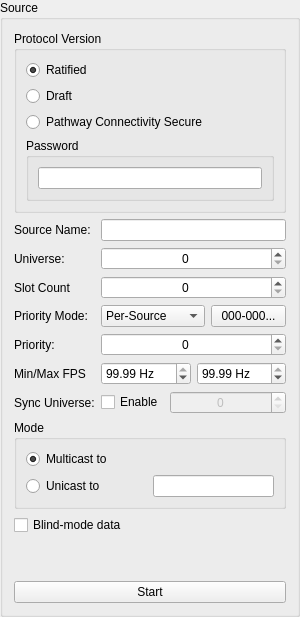
     <widget class="QGroupBox" name="gbSource">
      <property name="sizePolicy">
       <sizepolicy hsizetype="MinimumExpanding" vsizetype="Preferred">
        <horstretch>0</horstretch>
        <verstretch>0</verstretch>
       </sizepolicy>
      </property>
      <property name="minimumSize">
       <size>
        <width>300</width>
        <height>0</height>
       </size>
      </property>
      <property name="focusPolicy">
       <enum>Qt::FocusPolicy::NoFocus</enum>
      </property>
      <property name="title">
       <string>Source</string>
      </property>
      <layout class="QVBoxLayout" name="verticalLayout_11">
       <item>
        <widget class="QFrame" name="frSourceOpts">
         <property name="sizePolicy">
          <sizepolicy hsizetype="MinimumExpanding" vsizetype="MinimumExpanding">
           <horstretch>0</horstretch>
           <verstretch>0</verstretch>
          </sizepolicy>
         </property>
         <property name="frameShape">
          <enum>QFrame::Shape::NoFrame</enum>
         </property>
         <property name="frameShadow">
          <enum>QFrame::Shadow::Plain</enum>
         </property>
         <layout class="QVBoxLayout" name="verticalLayout_12">
          <property name="leftMargin">
           <number>0</number>
          </property>
          <property name="topMargin">
           <number>0</number>
          </property>
          <property name="rightMargin">
           <number>0</number>
          </property>
          <property name="bottomMargin">
           <number>0</number>
          </property>
          <item>
           <widget class="QGroupBox" name="gbProtocolVersion">
            <property name="sizePolicy">
             <sizepolicy hsizetype="MinimumExpanding" vsizetype="Preferred">
              <horstretch>0</horstretch>
              <verstretch>0</verstretch>
             </sizepolicy>
            </property>
            <property name="focusPolicy">
             <enum>Qt::FocusPolicy::NoFocus</enum>
            </property>
            <property name="title">
             <string>Protocol Version</string>
            </property>
            <layout class="QVBoxLayout" name="verticalLayout_6">
             <item>
              <widget class="QRadioButton" name="rbRatified">
               <property name="sizePolicy">
                <sizepolicy hsizetype="MinimumExpanding" vsizetype="Fixed">
                 <horstretch>0</horstretch>
                 <verstretch>0</verstretch>
                </sizepolicy>
               </property>
               <property name="focusPolicy">
                <enum>Qt::FocusPolicy::NoFocus</enum>
               </property>
               <property name="text">
                <string>Ratified</string>
               </property>
               <property name="checked">
                <bool>true</bool>
               </property>
              </widget>
             </item>
             <item>
              <widget class="QRadioButton" name="rbDraft">
               <property name="sizePolicy">
                <sizepolicy hsizetype="MinimumExpanding" vsizetype="Fixed">
                 <horstretch>0</horstretch>
                 <verstretch>0</verstretch>
                </sizepolicy>
               </property>
               <property name="focusPolicy">
                <enum>Qt::FocusPolicy::NoFocus</enum>
               </property>
               <property name="text">
                <string>Draft</string>
               </property>
              </widget>
             </item>
             <item>
              <widget class="QRadioButton" name="rbPathwaySecure">
               <property name="text">
                <string>Pathway Connectivity Secure</string>
               </property>
              </widget>
             </item>
             <item>
              <widget class="QGroupBox" name="gbPathwaySecurePassword">
               <property name="title">
                <string>Password</string>
               </property>
               <layout class="QVBoxLayout" name="verticalLayout_14">
                <item>
                 <widget class="QLineEdit" name="lePathwaySecurePassword">
                  <property name="maxLength">
                   <number>32</number>
                  </property>
                 </widget>
                </item>
               </layout>
              </widget>
             </item>
            </layout>
           </widget>
          </item>
          <item>
           <layout class="QFormLayout" name="flBasics">
            <item row="1" column="0">
             <widget class="QLabel" name="label">
              <property name="sizePolicy">
               <sizepolicy hsizetype="MinimumExpanding" vsizetype="Preferred">
                <horstretch>0</horstretch>
                <verstretch>0</verstretch>
               </sizepolicy>
              </property>
              <property name="focusPolicy">
               <enum>Qt::FocusPolicy::NoFocus</enum>
              </property>
              <property name="text">
               <string>Source Name:</string>
              </property>
             </widget>
            </item>
            <item row="1" column="1">
             <widget class="QLineEdit" name="leSourceName">
              <property name="sizePolicy">
               <sizepolicy hsizetype="MinimumExpanding" vsizetype="Fixed">
                <horstretch>0</horstretch>
                <verstretch>0</verstretch>
               </sizepolicy>
              </property>
              <property name="focusPolicy">
               <enum>Qt::FocusPolicy::ClickFocus</enum>
              </property>
              <property name="maxLength">
               <number>63</number>
              </property>
             </widget>
            </item>
            <item row="2" column="0">
             <widget class="QLabel" name="label_2">
              <property name="sizePolicy">
               <sizepolicy hsizetype="MinimumExpanding" vsizetype="Preferred">
                <horstretch>0</horstretch>
                <verstretch>0</verstretch>
               </sizepolicy>
              </property>
              <property name="focusPolicy">
               <enum>Qt::FocusPolicy::NoFocus</enum>
              </property>
              <property name="text">
               <string>Universe:</string>
              </property>
             </widget>
            </item>
            <item row="2" column="1">
             <widget class="QSpinBox" name="sbUniverse">
              <property name="sizePolicy">
               <sizepolicy hsizetype="MinimumExpanding" vsizetype="Fixed">
                <horstretch>0</horstretch>
                <verstretch>0</verstretch>
               </sizepolicy>
              </property>
              <property name="focusPolicy">
               <enum>Qt::FocusPolicy::ClickFocus</enum>
              </property>
              <property name="alignment">
               <set>Qt::AlignmentFlag::AlignCenter</set>
              </property>
             </widget>
            </item>
            <item row="3" column="0">
             <widget class="QLabel" name="label_8">
              <property name="text">
               <string>Slot Count</string>
              </property>
             </widget>
            </item>
            <item row="3" column="1">
             <widget class="QSpinBox" name="sbSlotCount">
              <property name="sizePolicy">
               <sizepolicy hsizetype="MinimumExpanding" vsizetype="Fixed">
                <horstretch>0</horstretch>
                <verstretch>0</verstretch>
               </sizepolicy>
              </property>
              <property name="alignment">
               <set>Qt::AlignmentFlag::AlignCenter</set>
              </property>
             </widget>
            </item>
            <item row="4" column="0">
             <widget class="QLabel" name="label_4">
              <property name="sizePolicy">
               <sizepolicy hsizetype="MinimumExpanding" vsizetype="Preferred">
                <horstretch>0</horstretch>
                <verstretch>0</verstretch>
               </sizepolicy>
              </property>
              <property name="focusPolicy">
               <enum>Qt::FocusPolicy::NoFocus</enum>
              </property>
              <property name="text">
               <string>Priority Mode:</string>
              </property>
             </widget>
            </item>
            <item row="4" column="1">
             <layout class="QHBoxLayout" name="hlPriority">
              <item>
               <widget class="QComboBox" name="cbPriorityMode">
                <property name="focusPolicy">
                 <enum>Qt::FocusPolicy::ClickFocus</enum>
                </property>
                <item>
                 <property name="text">
                  <string>Per-Source</string>
                 </property>
                </item>
                <item>
                 <property name="text">
                  <string>Per-Address</string>
                 </property>
                </item>
               </widget>
              </item>
              <item>
               <widget class="QPushButton" name="btnEditPerChan">
                <property name="sizePolicy">
                 <sizepolicy hsizetype="Fixed" vsizetype="Fixed">
                  <horstretch>0</horstretch>
                  <verstretch>0</verstretch>
                 </sizepolicy>
                </property>
                <property name="minimumSize">
                 <size>
                  <width>10</width>
                  <height>0</height>
                 </size>
                </property>
                <property name="maximumSize">
                 <size>
                  <width>75</width>
                  <height>16777215</height>
                 </size>
                </property>
                <property name="focusPolicy">
                 <enum>Qt::FocusPolicy::NoFocus</enum>
                </property>
                <property name="toolTip">
                 <string>Set up per-channel priorities</string>
                </property>
                <property name="text">
                 <string notr="true">000-000...</string>
                </property>
               </widget>
              </item>
             </layout>
            </item>
            <item row="5" column="0">
             <widget class="QLabel" name="label_3">
              <property name="sizePolicy">
               <sizepolicy hsizetype="MinimumExpanding" vsizetype="Preferred">
                <horstretch>0</horstretch>
                <verstretch>0</verstretch>
               </sizepolicy>
              </property>
              <property name="focusPolicy">
               <enum>Qt::FocusPolicy::NoFocus</enum>
              </property>
              <property name="text">
               <string>Priority:</string>
              </property>
             </widget>
            </item>
            <item row="5" column="1">
             <widget class="QSpinBox" name="sbPriority">
              <property name="sizePolicy">
               <sizepolicy hsizetype="MinimumExpanding" vsizetype="Fixed">
                <horstretch>0</horstretch>
                <verstretch>0</verstretch>
               </sizepolicy>
              </property>
              <property name="focusPolicy">
               <enum>Qt::FocusPolicy::ClickFocus</enum>
              </property>
              <property name="alignment">
               <set>Qt::AlignmentFlag::AlignCenter</set>
              </property>
             </widget>
            </item>
            <item row="6" column="0">
             <widget class="QLabel" name="label_9">
              <property name="text">
               <string>Min/Max FPS</string>
              </property>
             </widget>
            </item>
            <item row="6" column="1">
             <layout class="QHBoxLayout" name="horizontalLayout_11">
              <item>
               <widget class="QDoubleSpinBox" name="sbMinFPS">
                <property name="suffix">
                 <string> Hz</string>
                </property>
                <property name="value">
                 <double>99.989999999999995</double>
                </property>
               </widget>
              </item>
              <item>
               <widget class="QDoubleSpinBox" name="sbMaxFPS">
                <property name="suffix">
                 <string> Hz</string>
                </property>
                <property name="value">
                 <double>99.989999999999995</double>
                </property>
               </widget>
              </item>
             </layout>
            </item>
            <item row="7" column="0">
             <widget class="QLabel" name="lblSync">
              <property name="toolTip">
               <string>E1.31 Universe Synchronization: receivers apply the data only when a sync packet is received on this universe</string>
              </property>
              <property name="text">
               <string>Sync Universe:</string>
              </property>
             </widget>
            </item>
            <item row="7" column="1">
             <layout class="QHBoxLayout" name="hlSync">
              <item>
               <widget class="QCheckBox" name="cbSync">
                <property name="focusPolicy">
                 <enum>Qt::FocusPolicy::NoFocus</enum>
                </property>
                <property name="toolTip">
                 <string>Enable E1.31 Universe Synchronization (ratified E1.31 only)</string>
                </property>
                <property name="text">
                 <string>Enable</string>
                </property>
               </widget>
              </item>
              <item>
               <widget class="QSpinBox" name="sbSyncUniverse">
                <property name="enabled">
                 <bool>false</bool>
                </property>
                <property name="sizePolicy">
                 <sizepolicy hsizetype="MinimumExpanding" vsizetype="Fixed">
                  <horstretch>0</horstretch>
                  <verstretch>0</verstretch>
                 </sizepolicy>
                </property>
                <property name="focusPolicy">
                 <enum>Qt::FocusPolicy::ClickFocus</enum>
                </property>
                <property name="toolTip">
                 <string>Universe on which synchronization packets are sent</string>
                </property>
                <property name="alignment">
                 <set>Qt::AlignmentFlag::AlignCenter</set>
                </property>
               </widget>
              </item>
             </layout>
            </item>
           </layout>
          </item>
          <item>
           <widget class="QGroupBox" name="gbProtocolMode">
            <property name="focusPolicy">
             <enum>Qt::FocusPolicy::NoFocus</enum>
            </property>
            <property name="title">
             <string>Mode</string>
            </property>
            <layout class="QGridLayout" name="gridLayout">
             <item row="1" column="1">
              <widget class="QLineEdit" name="leUnicastAddress">
               <property name="sizePolicy">
                <sizepolicy hsizetype="MinimumExpanding" vsizetype="Fixed">
                 <horstretch>0</horstretch>
                 <verstretch>0</verstretch>
                </sizepolicy>
               </property>
               <property name="focusPolicy">
                <enum>Qt::FocusPolicy::ClickFocus</enum>
               </property>
              </widget>
             </item>
             <item row="1" column="0">
              <widget class="QRadioButton" name="rbUnicast">
               <property name="sizePolicy">
                <sizepolicy hsizetype="MinimumExpanding" vsizetype="Fixed">
                 <horstretch>0</horstretch>
                 <verstretch>0</verstretch>
                </sizepolicy>
               </property>
               <property name="focusPolicy">
                <enum>Qt::FocusPolicy::NoFocus</enum>
               </property>
               <property name="text">
                <string>Unicast to</string>
               </property>
              </widget>
             </item>
             <item row="0" column="0" colspan="2">
              <widget class="QRadioButton" name="rbMulticast">
               <property name="sizePolicy">
                <sizepolicy hsizetype="MinimumExpanding" vsizetype="Fixed">
                 <horstretch>0</horstretch>
                 <verstretch>0</verstretch>
                </sizepolicy>
               </property>
               <property name="focusPolicy">
                <enum>Qt::FocusPolicy::NoFocus</enum>
               </property>
               <property name="text">
                <string>Multicast to</string>
               </property>
               <property name="checked">
                <bool>true</bool>
               </property>
              </widget>
             </item>
            </layout>
           </widget>
          </item>
          <item>
           <widget class="QCheckBox" name="cbBlind">
            <property name="sizePolicy">
             <sizepolicy hsizetype="MinimumExpanding" vsizetype="Fixed">
              <horstretch>0</horstretch>
              <verstretch>0</verstretch>
             </sizepolicy>
            </property>
            <property name="focusPolicy">
             <enum>Qt::FocusPolicy::NoFocus</enum>
            </property>
            <property name="text">
             <string>Blind-mode data</string>
            </property>
           </widget>
          </item>
          <item>
           <spacer name="verticalSpacer">
            <property name="focusPolicy">
             <enum>Qt::FocusPolicy::NoFocus</enum>
            </property>
            <property name="orientation">
             <enum>Qt::Orientation::Vertical</enum>
            </property>
            <property name="sizeHint" stdset="0">
             <size>
              <width>20</width>
              <height>40</height>
             </size>
            </property>
           </spacer>
          </item>
         </layout>
        </widget>
       </item>
       <item>
        <widget class="QPushButton" name="btnStart">
         <property name="focusPolicy">
          <enum>Qt::FocusPolicy::NoFocus</enum>
         </property>
         <property name="text">
          <string>Start</string>
         </property>
        </widget>
       </item>
      </layout>
     </widget>
